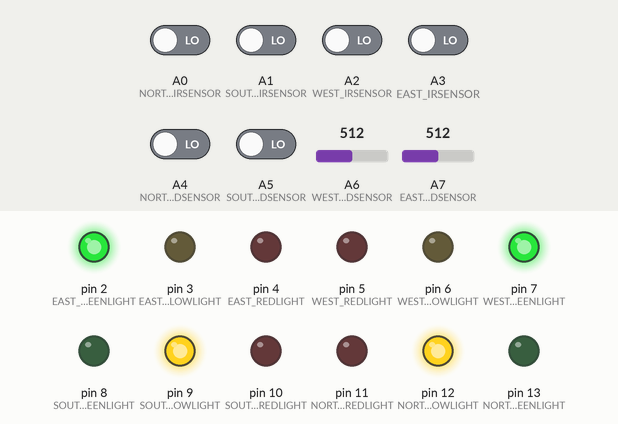
The sketch below on a simulated Arduino Nano, built with avr-gcc and run on an emulated ATmega328P. Parts: output pins drawn as LEDs (lit = HIGH). Inputs (shaded band) come from the test bench; at power-on: A0 (NORTH_IRSENSOR), A1 (SOUTH_IRSENSOR), A2 (WEST_IRSENSOR), A3 (EAST_IRSENSOR), A4 (NORTH_SOUNDSENSOR), A5 (SOUTH_SOUNDSENSOR) LOW, A6 (WEST_SOUNDSENSOR) = 512, A7 (EAST_SOUNDSENSOR) = 512.

Above: at 1.2 s.
1.3 s: A4 (NORTH_SOUNDSENSOR) driven HIGH
At 2.8 s:
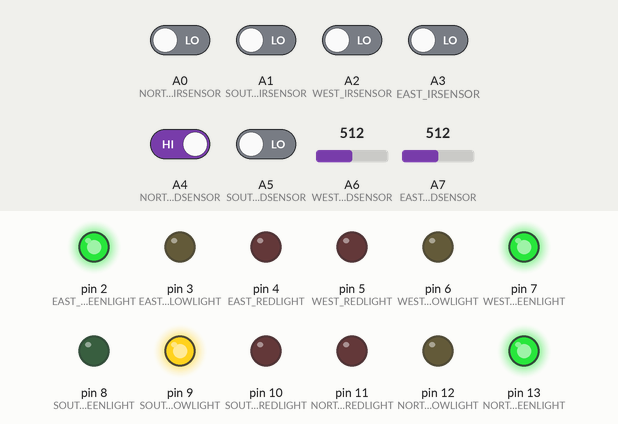
3.1 s: A5 (SOUTH_SOUNDSENSOR) driven HIGH
At 4.5 s:
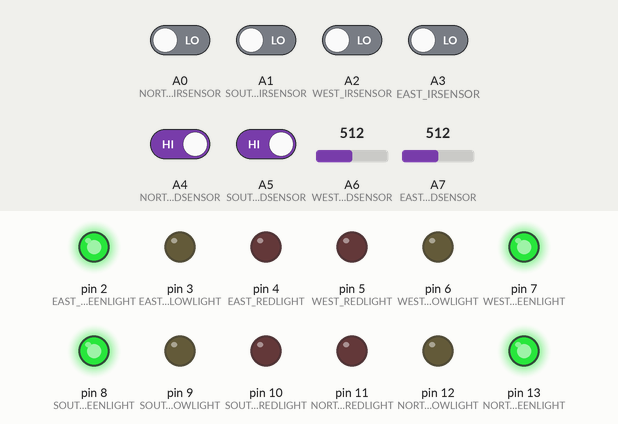
Timing chart, 0 to 6.1 s (numbered marks = the images above; inputs shaded):
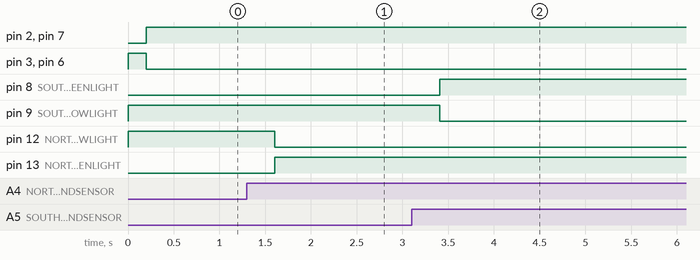

Measured:
- after the input at 1.3 s, pin 12 (NORTH_YELLOWLIGHT): HIGH → LOW after 0.30 s; pin 13 (NORTH_GREENLIGHT): LOW → HIGH after 0.30 s
- after the input at 3.1 s, pin 8 (SOUTH_GREENLIGHT): LOW → HIGH after 0.31 s; pin 9 (SOUTH_YELLOWLIGHT): HIGH → LOW after 0.31 s

The sketch:

FOUR_WAY_EMERGENCY_TRAFFIC_LIGHT_MODULE.ino
```cpp
#define NORTH_REDLIGHT 11
#define NORTH_YELLOWLIGHT 12
#define NORTH_GREENLIGHT 13
#define NORTH_IRSENSOR A0
#define NORTH_SOUNDSENSOR A4

#define EAST_REDLIGHT 4
#define EAST_YELLOWLIGHT 3
#define EAST_GREENLIGHT 2
#define EAST_IRSENSOR A3
#define EAST_SOUNDSENSOR A7

#define SOUTH_REDLIGHT 10
#define SOUTH_YELLOWLIGHT 9
#define SOUTH_GREENLIGHT 8
#define SOUTH_IRSENSOR A1
#define SOUTH_SOUNDSENSOR A5

#define WEST_REDLIGHT 5
#define WEST_YELLOWLIGHT 6
#define WEST_GREENLIGHT 7
#define WEST_IRSENSOR A2
#define WEST_SOUNDSENSOR A6

// Define states for the traffic light system
enum TrafficState {
  NORMAL_TRAFFIC,
  EMERGENCY_WARNING,
  EMERGENCY_LANE_ACTIVE,
  EMERGENCY_CLEAR,
  IR_SENSOR_ACTIVE
};

TrafficState currentState = NORMAL_TRAFFIC;
bool emergencyActive[4] = {false}; // Tracks emergency state for each lane
bool irSensorActive = false; // Flag to track IR sensor activation

void setup() {
  // Initialize pin modes for traffic lights and sensors
  pinMode(NORTH_REDLIGHT, OUTPUT);
  pinMode(NORTH_YELLOWLIGHT, OUTPUT);
  pinMode(NORTH_GREENLIGHT, OUTPUT);
  pinMode(NORTH_IRSENSOR, INPUT);
  pinMode(NORTH_SOUNDSENSOR, INPUT);

  pinMode(EAST_REDLIGHT, OUTPUT);
  pinMode(EAST_YELLOWLIGHT, OUTPUT);
  pinMode(EAST_GREENLIGHT, OUTPUT);
  pinMode(EAST_IRSENSOR, INPUT);
  pinMode(EAST_SOUNDSENSOR, INPUT);

  pinMode(SOUTH_REDLIGHT, OUTPUT);
  pinMode(SOUTH_YELLOWLIGHT, OUTPUT);
  pinMode(SOUTH_GREENLIGHT, OUTPUT);
  pinMode(SOUTH_IRSENSOR, INPUT);
  pinMode(SOUTH_SOUNDSENSOR, INPUT);

  pinMode(WEST_REDLIGHT, OUTPUT);
  pinMode(WEST_YELLOWLIGHT, OUTPUT);
  pinMode(WEST_GREENLIGHT, OUTPUT);
  pinMode(WEST_IRSENSOR, INPUT);
  pinMode(WEST_SOUNDSENSOR, INPUT);


}

void loop() {
  // Read sensor values
  int NORTHIRSENSORVALUE = digitalRead(NORTH_IRSENSOR);
  int EASTIRSENSORVALUE = digitalRead(EAST_IRSENSOR);
  int SOUTHIRSENSORVALUE = digitalRead(SOUTH_IRSENSOR);
  int WESTIRSENSORVALUE = digitalRead(WEST_IRSENSOR);

  int NORTHSOUNDSENSORVALUE = digitalRead(NORTH_SOUNDSENSOR);
  int EASTSOUNDSENSORVALUE = analogRead(EAST_SOUNDSENSOR);
  int SOUTHSOUNDSENSORVALUE = digitalRead(SOUTH_SOUNDSENSOR);
  int WESTSOUNDSENSORVALUE = analogRead(WEST_SOUNDSENSOR);

  // Check for emergency vehicle detection in each lane
  if (NORTHSOUNDSENSORVALUE == HIGH) {
    emergencyActive[0] = true; // North lane emergency detected
  } else {
    emergencyActive[0] = false;
  }

  if (EASTSOUNDSENSORVALUE > 500) {
    emergencyActive[1] = true; // East lane emergency detected
  } else {
    emergencyActive[1] = false;
  }

  if (SOUTHSOUNDSENSORVALUE == HIGH) {
    emergencyActive[2] = true; // South lane emergency detected
  } else {
    emergencyActive[2] = false;
  }

  if (WESTSOUNDSENSORVALUE > 500) {
    emergencyActive[3] = true; // West lane emergency detected
  } else {
    emergencyActive[3] = false;
  }

  // Check for normal traffic flow using IR sensors
  if (!emergencyActive[0] && !emergencyActive[1] && !emergencyActive[2] && !emergencyActive[3]) {
    if (NORTHIRSENSORVALUE == HIGH || EASTIRSENSORVALUE == HIGH || SOUTHIRSENSORVALUE == HIGH || WESTIRSENSORVALUE == HIGH) {
      irSensorActive = true;
    } else {
      irSensorActive = false;
    }
  } else {
    irSensorActive = false; // Ensure IR sensor activation is false during emergency
  }


  // State machine to handle traffic light states based on emergency detection
  switch (currentState) {
    case NORMAL_TRAFFIC:
      if (emergencyActive[0] || emergencyActive[1] || emergencyActive[2] || emergencyActive[3]) {
        currentState = EMERGENCY_WARNING;

      } else if (irSensorActive ) {
        currentState = IR_SENSOR_ACTIVE;
      }

      break;

    case IR_SENSOR_ACTIVE:
      // Implement your normal traffic flow logic here
      normalTrafficFlow();

      // Reset IR sensor activation flag after handling the state
      irSensorActive = false;

      // Return to normal traffic state
      currentState = NORMAL_TRAFFIC;
      break;

    case EMERGENCY_WARNING:
      // Activate yellow lights on all lanes
      activateYellowLights();
      delay(200); // Wait for 200ms

      // Determine emergency lanes and set lights accordingly
      for (int i = 0; i < 4; ++i) {
        if (emergencyActive[i]) {
          activateEmergencyLaneLights(i);
        }
      }

      currentState = EMERGENCY_LANE_ACTIVE;
      break;

    case EMERGENCY_LANE_ACTIVE:
      // Wait for emergency vehicle to pass
      delay(200); // Wait for 200ms

      // Check if the emergency lane is still active
      if (emergencyActive[0] || emergencyActive[1] || emergencyActive[2] || emergencyActive[3]) {
        // Emergency lane is still active, continue emergency handling
        for (int i = 0; i < 4; ++i) {
          if (emergencyActive[i]) {
            activateEmergencyLaneLights(i);
          }
        }
      } else {
        // No longer emergency, switch to clear state
        currentState = EMERGENCY_CLEAR;
        delay(200);

      // Check if any IR Sensor is turned on to resume normal traffic flow
        if(irSensorActive){
        currentState = IR_SENSOR_ACTIVE;
        deactivateYellowLights();
        } else {
          activateRedLights();
        }
      }
      break;

    case EMERGENCY_CLEAR:
      // Check if all emergencies are cleared
      bool allClear = true;
      for (int i = 0; i < 4; ++i) {
        if (emergencyActive[i]) {
          allClear = false;
          break;
        }
      }

      if (allClear) {
        // Return to normal traffic flow
        activateYellowLights();
        delay(200); // Wait for 200ms


        normalTrafficFlow();
        currentState = NORMAL_TRAFFIC;
      }
      break;
  }
}

// Function to deactivate yellow lights on all lanes
void deactivateYellowLights(){
  digitalWrite(NORTH_YELLOWLIGHT, LOW);
  digitalWrite(EAST_YELLOWLIGHT, LOW);
  digitalWrite(SOUTH_YELLOWLIGHT, LOW);
  digitalWrite(WEST_YELLOWLIGHT, LOW);

  digitalWrite(NORTH_GREENLIGHT, LOW);
  digitalWrite(EAST_GREENLIGHT, LOW);
  digitalWrite(SOUTH_GREENLIGHT, LOW);
  digitalWrite(WEST_GREENLIGHT, LOW);

  digitalWrite(NORTH_REDLIGHT, LOW);
  digitalWrite(EAST_REDLIGHT, LOW);
  digitalWrite(SOUTH_REDLIGHT, LOW);
  digitalWrite(WEST_REDLIGHT, LOW);
}
// Function to activate yellow lights on all lanes
void activateYellowLights() {
  digitalWrite(NORTH_YELLOWLIGHT, HIGH);
  digitalWrite(EAST_YELLOWLIGHT, HIGH);
  digitalWrite(SOUTH_YELLOWLIGHT, HIGH);
  digitalWrite(WEST_YELLOWLIGHT, HIGH);

  digitalWrite(NORTH_GREENLIGHT, LOW);
  digitalWrite(EAST_GREENLIGHT, LOW);
  digitalWrite(SOUTH_GREENLIGHT, LOW);
  digitalWrite(WEST_GREENLIGHT, LOW);

  digitalWrite(NORTH_REDLIGHT, LOW);
  digitalWrite(EAST_REDLIGHT, LOW);
  digitalWrite(SOUTH_REDLIGHT, LOW);
  digitalWrite(WEST_REDLIGHT, LOW);
}
void activateRedLights(){
  digitalWrite(NORTH_YELLOWLIGHT, LOW);
  digitalWrite(EAST_YELLOWLIGHT, LOW);
  digitalWrite(SOUTH_YELLOWLIGHT, LOW);
  digitalWrite(WEST_YELLOWLIGHT, LOW);

  digitalWrite(NORTH_GREENLIGHT, LOW);
  digitalWrite(EAST_GREENLIGHT, LOW);
  digitalWrite(SOUTH_GREENLIGHT, LOW);
  digitalWrite(WEST_GREENLIGHT, LOW);

  digitalWrite(NORTH_REDLIGHT, HIGH);
  digitalWrite(EAST_REDLIGHT, HIGH);
  digitalWrite(SOUTH_REDLIGHT, HIGH);
  digitalWrite(WEST_REDLIGHT, HIGH);
}

// Function to activate green light for the emergency lane
void activateEmergencyLaneLights(int lane) {
  // Turn off yellow lights for the detected emergency lane
  switch (lane) {
    case 0: // North lane
      digitalWrite(NORTH_YELLOWLIGHT, LOW);
      digitalWrite(NORTH_REDLIGHT, LOW);
      digitalWrite(NORTH_GREENLIGHT, HIGH);
      break;
    case 1: // East lane
      digitalWrite(EAST_YELLOWLIGHT, LOW);
      digitalWrite(EAST_REDLIGHT, LOW);
      digitalWrite(EAST_GREENLIGHT, HIGH);
      break;
    case 2: // South lane
      digitalWrite(SOUTH_YELLOWLIGHT, LOW);
      digitalWrite(SOUTH_REDLIGHT, LOW);
      digitalWrite(SOUTH_GREENLIGHT, HIGH);
      break;
    case 3: // West lane
      digitalWrite(WEST_YELLOWLIGHT, LOW);
      digitalWrite(WEST_REDLIGHT, LOW);
      digitalWrite(WEST_GREENLIGHT, HIGH);
      break;
    default:
      break;
  }

  // Turn red lights off for all other lanes
  for (int i = 0; i < 4; ++i) {
    if (i != lane) {
      switch (i) {
        case 0:
          digitalWrite(NORTH_REDLIGHT, LOW);
          break;
        case 1:
          digitalWrite(EAST_REDLIGHT, LOW);
          break;
        case 2:
          digitalWrite(SOUTH_REDLIGHT, LOW);
          break;
        case 3:
          digitalWrite(WEST_REDLIGHT, LOW);
          break;
        default:
          break;
      }
    }
  }
}

// Function to handle normal traffic flow
void normalTrafficFlow(){
// CONDITION 1: ASSUME THAT VEHICLES ARE COMING FROM ANY OF THE FOUR LANES
    digitalWrite(NORTH_REDLIGHT, LOW);
    digitalWrite(EAST_REDLIGHT, LOW);
    digitalWrite(NORTH_GREENLIGHT, HIGH);
    digitalWrite(EAST_GREENLIGHT, HIGH);
    digitalWrite(SOUTH_GREENLIGHT, LOW);
    digitalWrite(WEST_GREENLIGHT, LOW);
    digitalWrite(SOUTH_REDLIGHT, HIGH);
    digitalWrite(WEST_REDLIGHT, HIGH);

    delay(200);

    digitalWrite(NORTH_GREENLIGHT, LOW);
    digitalWrite(EAST_GREENLIGHT, LOW);
    digitalWrite(NORTH_YELLOWLIGHT, HIGH);
    digitalWrite(EAST_YELLOWLIGHT, HIGH);
    digitalWrite(SOUTH_REDLIGHT, LOW);
    digitalWrite(WEST_REDLIGHT, LOW);
    digitalWrite(SOUTH_YELLOWLIGHT, HIGH);
    digitalWrite(WEST_YELLOWLIGHT, HIGH);

    delay(200);

    digitalWrite(NORTH_YELLOWLIGHT, LOW);
    digitalWrite(EAST_YELLOWLIGHT, LOW);
    digitalWrite(NORTH_REDLIGHT, HIGH);
    digitalWrite(EAST_REDLIGHT, HIGH);
    digitalWrite(SOUTH_YELLOWLIGHT, LOW);
    digitalWrite(WEST_YELLOWLIGHT, LOW);
    digitalWrite(SOUTH_GREENLIGHT, HIGH);
    digitalWrite(WEST_GREENLIGHT, HIGH);

    delay(200);

}
```
